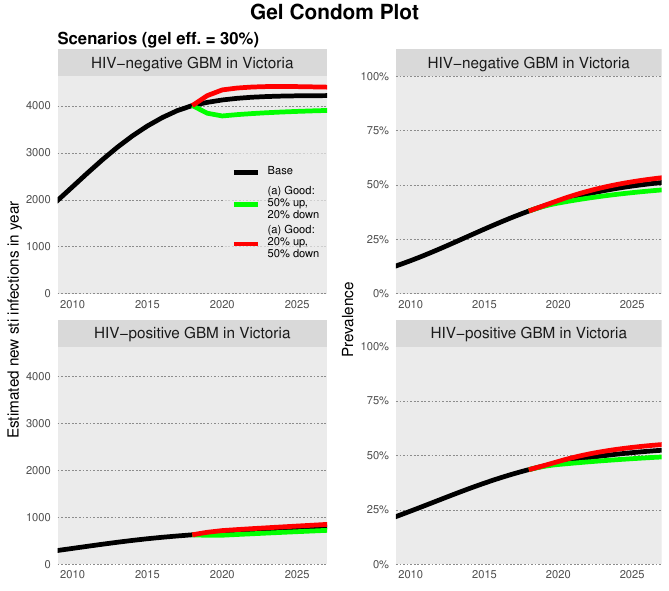

Reproduce this figure in R.

## GEL PLOT ##
# reset parameters
source("reset_pars.R", echo = F)
is_gel=F
# gel_up_heat=0
# gel_down_heat=0
gel_mat = gel_mat_base
eff_gel_heat = eff_gel

# create a common theme for plot_gel
theme_plot_gel =
  theme_all +
  theme(text = element_text(size=10)) +
  theme(strip.text = element_text(size=10.5)) +
  theme(axis.title.y=element_text(size=11)) +
  theme(plot.subtitle=element_text(size=11.5, face="bold", margin=margin(b=1)))

# run base scenario
prepare_plots(SID_base)
plot_gel_sti_df = sti_df
plot_gel_sti_df$scenario = factor("base")
plot_gel_prev_df = prev_df
plot_gel_prev_df$scenario = factor("base")

is_gel=T
plot_gel_scens = rbind(c(0.5, 0.2),
                       c(0.2, 0.5))
# run intervention scenarios and add to base output
for(i_gel in 1:2){
  source("reset_pars.R", echo = F)
  # gel_up_heat = plot_gel_scens[i_gel,1]
  # gel_down_heat = plot_gel_scens[i_gel,2]
  gel_mat = rbind(rep(plot_gel_scens[i_gel,1], 3),
                  rep(plot_gel_scens[i_gel,2], 3))
  prepare_plots(run_model(y0_split, tvec_split))
  sti_df$scenario = factor(letters[i_gel])
  plot_gel_sti_df = rbind(plot_gel_sti_df, sti_df)
  prev_df$scenario = factor(letters[i_gel])
  plot_gel_prev_df = rbind(plot_gel_prev_df, prev_df)
}

# rename scenarios and groups
# levels(plot_gel_sti_df$scenario) = c("Base",
#                                      paste0("(a) Good:\nNil to gel: ", plot_gel_scens[1,1], "\nCondom to gel: ", plot_gel_scens[1,2]),
#                                      paste0("(b) Bad:\nNil to gel: ", plot_gel_scens[2,1], "\nCondom to gel: ", plot_gel_scens[2,2]))
levels(plot_gel_sti_df$scenario) = c("Base",
                                     "a",
                                     "b")

levels(plot_gel_sti_df$HIV_group)[levels(plot_gel_sti_df$HIV_group) == "HIV_minus"] = "HIV-negative GBM in Victoria"
levels(plot_gel_sti_df$HIV_group)[levels(plot_gel_sti_df$HIV_group) == "HIV_plus"] = "HIV-positive GBM in Victoria"
levels(plot_gel_prev_df$prev_group)[levels(plot_gel_prev_df$prev_group) == "sti_in_HIV_minus"] = "HIV-negative GBM in Victoria"
levels(plot_gel_prev_df$prev_group)[levels(plot_gel_prev_df$prev_group) == "sti_in_HIV_plus"] = "HIV-positive GBM in Victoria"

# converge scenarios
sti_temp_df = subset(plot_gel_sti_df, sti_group=="incidence_sti" & year==split_year)
plot_gel_sti_df[rownames(subset(sti_temp_df, scenario!="Base")),"value"] = plot_gel_sti_df[rownames(subset(sti_temp_df, scenario=="Base")),"value"]
prev_temp_df = subset(plot_gel_prev_df, year==split_year)
plot_gel_prev_df[rownames(subset(prev_temp_df, scenario!="base")),"value"] = plot_gel_prev_df[rownames(subset(prev_temp_df, scenario=="base")),"value"]

split_val = subset(plot_gel_sti_df, year==floor(split_year) & sti_group=="incidence_sti" & scenario=="Base" & (HIV_group=="HIV-negative GBM in Victoria" | HIV_group=="HIV-positive GBM in Victoria"))

# find maximum values
plot_gel_maxval_left = max(subset(plot_gel_sti_df, (HIV_group=="HIV-negative GBM in Victoria" | HIV_group=="HIV-positive GBM in Victoria") & (sti_group=="incidence_sti") & year<=2027)$value)
plot_gel_maxval_right = max(subset(plot_gel_prev_df, prev_group=="HIV-negative GBM in Victoria" | prev_group=="HIV-positive GBM in Victoria" & year<=2027)$value)


# temptemp = subset(plot_gel_sti_df, (HIV_group=="HIV-negative GBM in Victoria" | HIV_group=="HIV-positive GBM in Victoria") & (sti_group=="incidence_sti"))

# create plots
plot_gel_left = ggplot(data = subset(plot_gel_sti_df, (HIV_group=="HIV-negative GBM in Victoria" | HIV_group=="HIV-positive GBM in Victoria") & (sti_group=="incidence_sti")), aes(x=year, y=value, group=scenario, colour=scenario)) +
  geom_line(lwd=1.6) +
  labs(x=NULL, y="Estimated new sti infections in year", subtitle=paste0("Scenarios (gel eff. for\nGonorrhoea = ", percent(eff_gel_heat[2]), ")"), colour=NULL) +
  theme(legend.key.width = unit(1.5,'lines'),
        # legend.key.height = unit(1.75,'lines'),
        legend.text = element_text(margin = margin(b=1, unit="mm")),
        legend.spacing.y = unit(0, "mm"),
        legend.justification = rev(c(0, 1)),
        legend.position = rev(c(0.6, 1))) +
  theme_plot_gel +
  # annotate("segment", x=split_year, xend=split_year,
  #   y=split_val$value[1]-(plot_gel_maxval_left/10),
  #   yend=split_val$value[1],
  #   color="blue",
  #   arrow=arrow(length=unit(2,"mm")
  #   )) +
  # geom_vline(xintercept=split_year, linetype="dotted", colour="grey70") +
  scale_x_continuous(breaks = seq(2005, 2025, by = 5), expand=c(0,0)) +
  coord_cartesian(xlim=c(2007+2,end_year),
                  ylim=c(0,1.05*plot_gel_maxval_left)) +
  scale_y_continuous(expand = c(0, 0)) +
  facet_rep_wrap(~ HIV_group, dir="v", repeat.tick.labels = TRUE) +
  # scale_colour_manual(values=c("black", "green", "red", "orange", "purple"),
  #                     labels= c("Base",
  #                               paste0("(a) Good:\nNil to gel: ", plot_gel_scens[1,1], "\nCondom to gel: ", plot_gel_scens[1,2]),
  #                               paste0("(b) Bad:\nNil to gel: ", plot_gel_scens[2,1], "\nCondom to gel: ", plot_gel_scens[2,2])))
  scale_colour_manual(values=c("black", "green", "red", "orange", "purple"),
                      labels= c("Base",
                                paste0("(a) Good:\n", percent(plot_gel_scens[1,1]), " up,\n", percent(plot_gel_scens[1,2]), " down"),
                                paste0("(b) Bad:\n", percent(plot_gel_scens[2,1]), " up,\n", percent(plot_gel_scens[2,2]), " down")))

plot_gel_right = ggplot(data = subset(plot_gel_prev_df, prev_group=="HIV-negative GBM in Victoria" | prev_group=="HIV-positive GBM in Victoria"), aes(x=year, y=value, group=scenario, colour=scenario)) +
  geom_line(lwd=1.6) +
  labs(x=NULL, y="Prevalence",
       subtitle="",
       # subtitle="Scenarios",
       colour=NULL) +
  guides(colour=FALSE) +
  # geom_vline(xintercept=split_year, linetype="dotted", colour="grey70") +
  theme_plot_gel +
  scale_x_continuous(breaks = seq(2005, 2025, by = 5), expand=c(0,0)) +
  coord_cartesian(xlim=c(2007+2,end_year),
                  ylim=c(0,1.05*plot_gel_maxval_right/(1.05 * plot_gel_maxval_right))) +
  scale_y_continuous(labels = scales::percent, expand=c(0,0)) +
  facet_rep_wrap(~ prev_group,
                 dir="v", repeat.tick.labels = TRUE,
                 scale="free") +
  scale_colour_manual(values=c("black", "green", "red", "orange", "purple"))

# combine plots and output pdf and png
plot_gel = ggarrange(plot_gel_left, plot_gel_right, nrow=1, ncol=2, common.legend=FALSE)
plot_gel = annotate_figure(plot_gel, top = text_grob("Gel Condom Plot", face = "bold", size = 15))
ggsave("plot_gel.pdf", plot=plot_gel, width=170, height=150, units="mm")
ggsave("plot_gel.png", plot=plot_gel, width=170, height=150, units="mm")
browseURL("plot_gel.pdf")
# browseURL("plot_gel.png")

is_gel=F
# gel_up_heat=0
# gel_down_heat=0
gel_mat = gel_mat_base
eff_gel_heat = eff_gel

